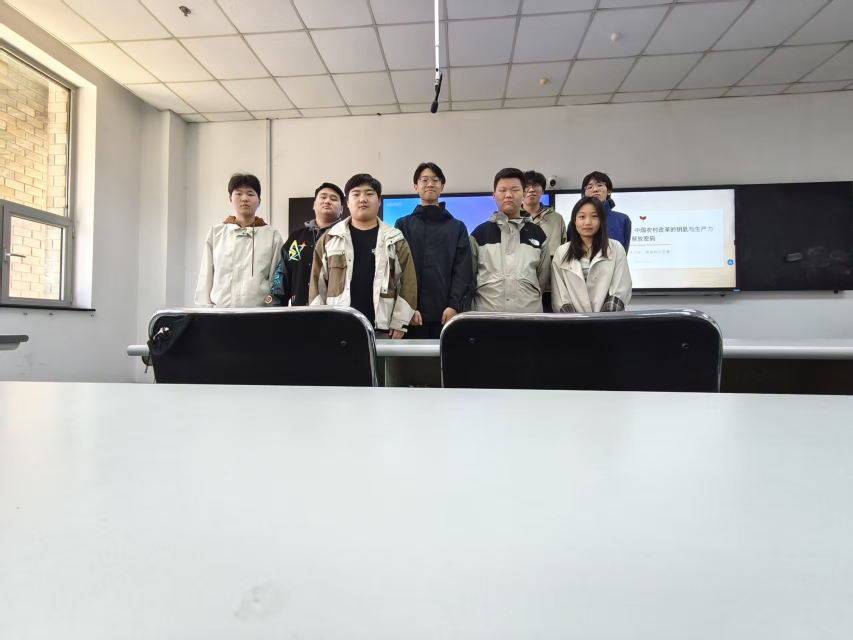
#> input picture images-solution/shots/merge/img2.png, 1706 x 1279 px, found by its file name (shown at 1/2 size)
$ python cutout2.py
#> lines starting #> are read from the running program, lines starting #| are printed output that depends on the picture; after the words box and inside, x2 and y2 are one past the last pixel; in counts of white or black regions, pixels touching at a corner belong together
# -*- coding: utf-8 -*-
"""亮度阈值抠图：白墙背景亮，人物衣服暗"""
import cv2
import numpy as np
from PIL import Image

IMG2 = r"C:\Users\GGC\Desktop\page\images-solution\shots\merge\img2.png"
IMG1 = r"C:\Users\GGC\Desktop\page\images-solution\shots\merge\img1.png"

img2 = cv2.imread(IMG2)
#> img2 is the input picture: shape (1279, 1706, 3); mean B, G, R 170.1, 173.7, 174.1
h2, w2 = img2.shape[:2]
#> h2 = 1279; w2 = 1706
hsv = cv2.cvtColor(img2, cv2.COLOR_BGR2HSV)
#> hsv: shape (1279, 1706, 3); mean H, S, V 67.1, 22.2, 178.8
v = hsv[:, :, 2]

# 人物范围：y 6%-54% (避开下方黑色椅背)
y_lo, y_hi = int(h2*0.06), int(h2*0.54)
#> y_lo = 76; y_hi = 690
fg = np.zeros((h2, w2), np.uint8)
fg[y_lo:y_hi, :] = 255  # 只在此区域找前景

# 亮度阈值：暗 = 前景(人物)，亮 = 背景(白墙/白板)
dark = (v < 140).astype(np.uint8) * 255
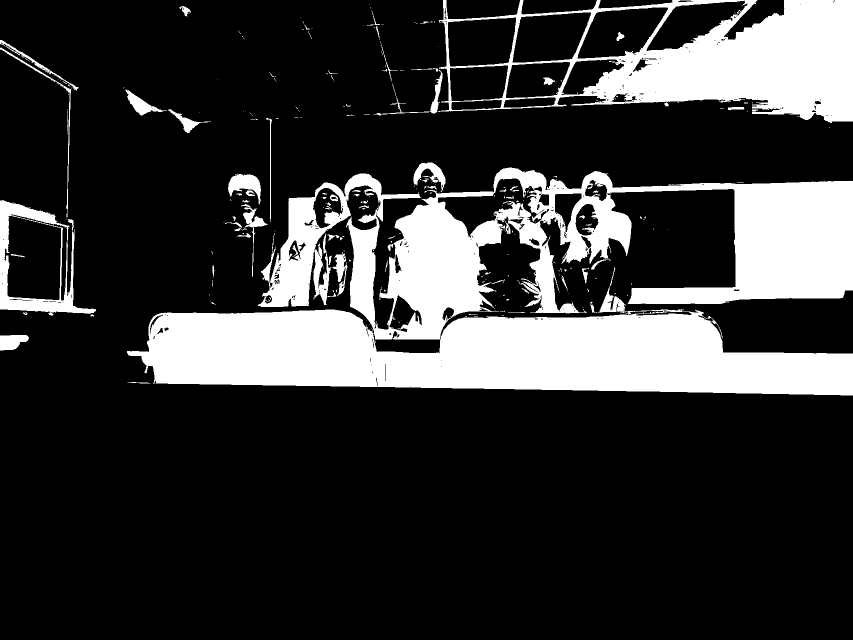
#> dark: shape (1279, 1706) (shown at 1/2 size); 21.3% white; 324 white regions (247 under 20 px), largest, box (x1, y1, x2, y2) and area: (254, 533, 1706, 791) 179933, (516, 335, 1706, 679) 165571, (875, 0, 1706, 246) 90739
mask = cv2.bitwise_and(fg, dark)
#> mask: shape (1279, 1706); 14.9% white; 295 white regions (224 under 20 px), largest, box (x1, y1, x2, y2) and area: (516, 335, 1706, 679) 165571, (875, 76, 1706, 246) 69605, (880, 533, 1445, 690) 32955
#> fg: shape (1279, 1706); 48% white; 1 white region, box (x1, y1, x2, y2) and area: (0, 76, 1706, 690) 1047484

# 形态学清理
kernel = cv2.getStructuringElement(cv2.MORPH_ELLIPSE, (3, 3))
mask = cv2.morphologyEx(mask, cv2.MORPH_CLOSE, kernel, iterations=3)
#> mask: shape (1279, 1706); 15.4% white; 103 white regions (68 under 20 px), largest, box (x1, y1, x2, y2) and area: (294, 325, 1706, 690) 239528, (747, 76, 1706, 246) 72622, (0, 80, 192, 633) 14551
mask = cv2.morphologyEx(mask, cv2.MORPH_OPEN, kernel, iterations=1)
#> mask: shape (1279, 1706); 15.3% white; 87 white regions (37 under 20 px), largest, box (x1, y1, x2, y2) and area: (294, 325, 1706, 690) 237312, (868, 76, 1706, 246) 70648, (0, 400, 192, 633) 11730

# 只保留最大连通域（8人连成一片）
n, labels, stats, centroids = cv2.connectedComponentsWithStats(mask, 8)
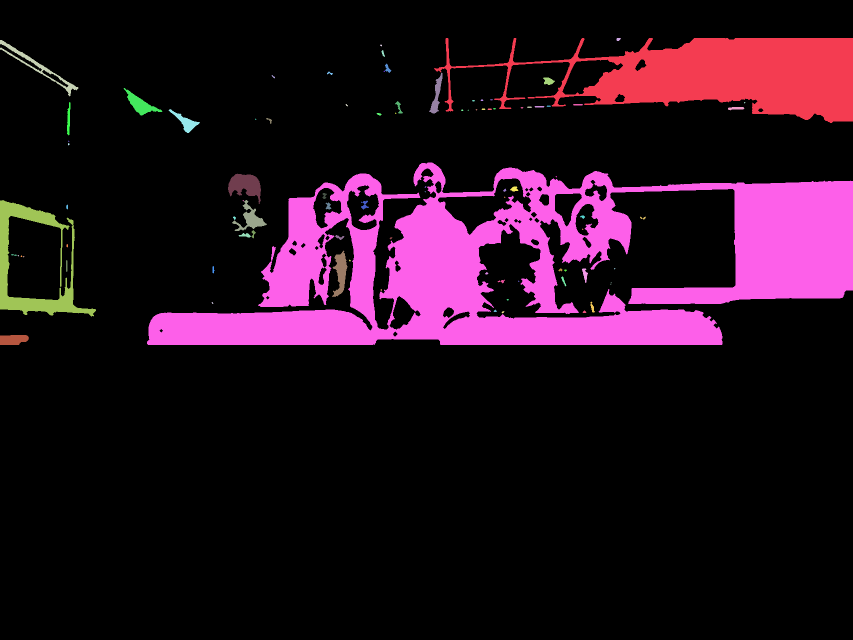
#> labels: shape (1279, 1706) int32 (shown at 1/2 size); 88 distinct labels, from 0 to 87; one colour per label, 0 black
#> n = 88; stats = 88 rows, first 6: [0, 0, 1706, 1279, 1848023], [868, 76, 838, 170, 70648], [1233, 76, 9, 6, 41], [0, 80, 157, 113, 1875], [760, 89, 4, 4, 10], [763, 100, 7, 14, 47]; centroids = 88 pairs, first value 25.91 to 1489, second value 78.2 to 679
if n <= 1:
    print("no fg")
    raise SystemExit(1)
big = 1 + np.argmax(stats[1:, cv2.CC_STAT_AREA])
#> big = 39
mask = np.where(labels == big, 255, 0).astype(np.uint8)
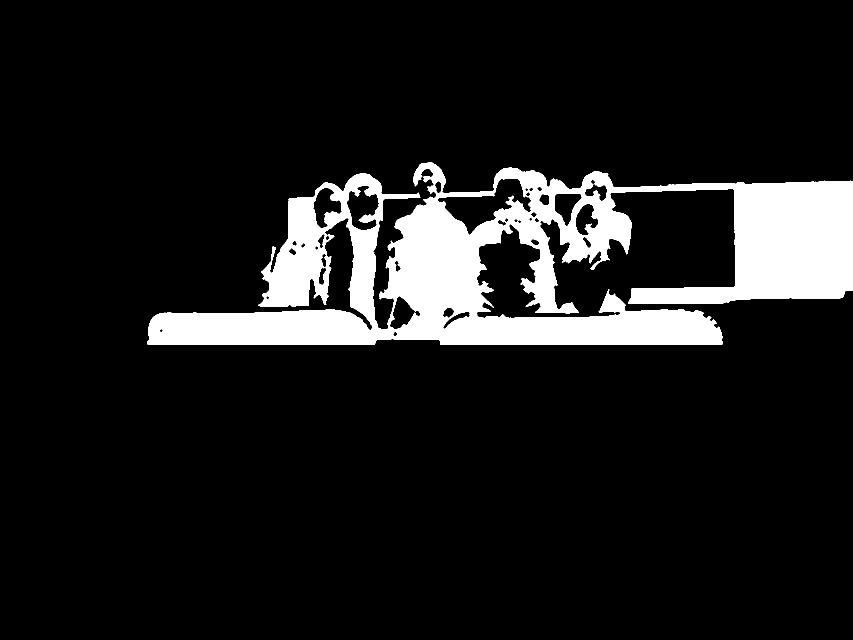
#> mask: shape (1279, 1706) (shown at 1/2 size); 10.9% white; 1 white region, box (x1, y1, x2, y2) and area: (294, 325, 1706, 690) 237312

# 再清理
mask = cv2.morphologyEx(mask, cv2.MORPH_CLOSE, kernel, iterations=2)
#> mask: shape (1279, 1706); 10.9% white; 1 white region, box (x1, y1, x2, y2) and area: (294, 325, 1706, 690) 237316
mask = cv2.morphologyEx(mask, cv2.MORPH_OPEN, kernel, iterations=1)

ys, xs = np.where(mask > 0)
if len(xs) == 0:
    print("EMPTY")
    raise SystemExit(1)
x0, x1, y0, y1 = xs.min(), xs.max(), ys.min(), ys.max()
#> x0 = 294; x1 = 1705; y0 = 325; y1 = 689
print("person bbox:", x0, y0, x1, y1, "size:", x1-x0, y1-y0)
#| person bbox: 294 325 1705 689 size: 1411 364

# 生成 RGBA 人物图（先收紧左右空白）
pad = int((x1 - x0) * 0.02)
#> pad = 28
x0t, x1t = x0 + pad, x1 - pad
#> x0t = 322; x1t = 1677
person = img2[y0:y1+1, x0t:x1t+1]
alpha = mask[y0:y1+1, x0t:x1t+1].copy()
#> alpha: shape (365, 1356); 46.4% white; 1 white region, box (x1, y1, x2, y2) and area: (0, 0, 1356, 365) 229621
# 边缘羽化
alpha = cv2.GaussianBlur(alpha, (5, 5), 0)
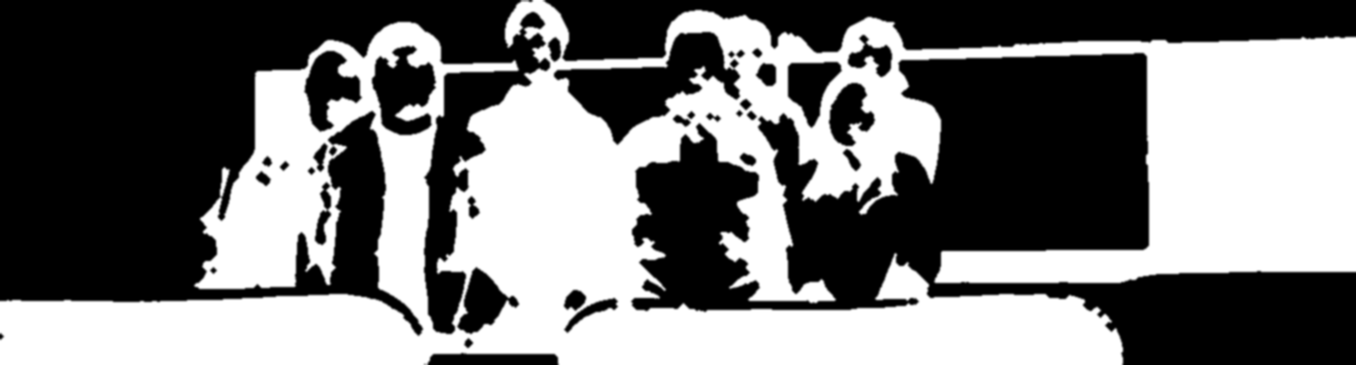
#> alpha: shape (365, 1356); min 0, max 255, mean 118.3
bgra = cv2.cvtColor(person, cv2.COLOR_BGR2BGRA)
bgra[:, :, 3] = alpha
person_pil = Image.fromarray(cv2.cvtColor(bgra, cv2.COLOR_BGRA2RGBA))
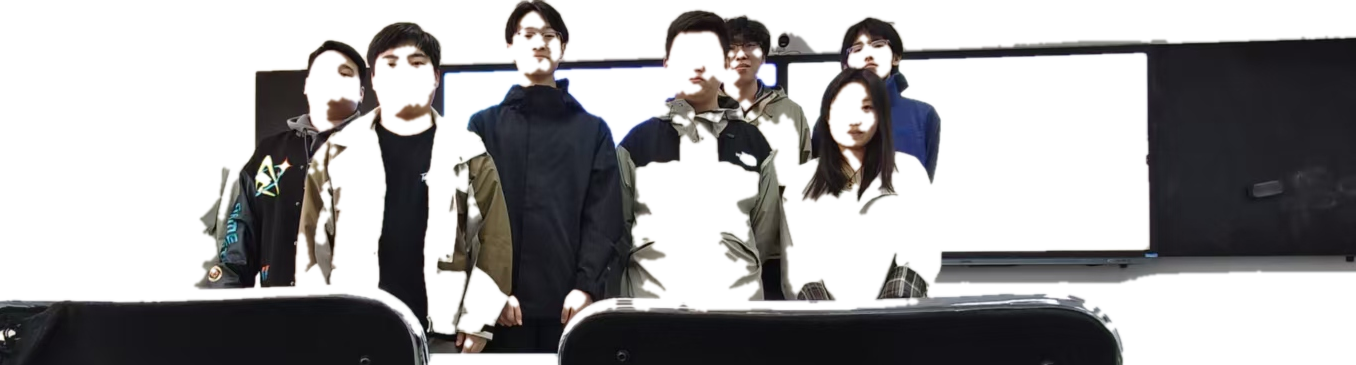
#> person_pil: PIL image 1356x365 RGBA; mean R, G, B, A 125.3, 123.1, 122.1, 118.3; transparent parts drawn white
person_pil.save(r"C:\Users\GGC\Desktop\page\images-solution\shots\merge\person_cut.png")
print("person saved:", person_pil.size)
#| person saved: (1356, 365)

# ---------- 贴到第一张 ----------
img1 = Image.open(IMG1).convert("RGBA")
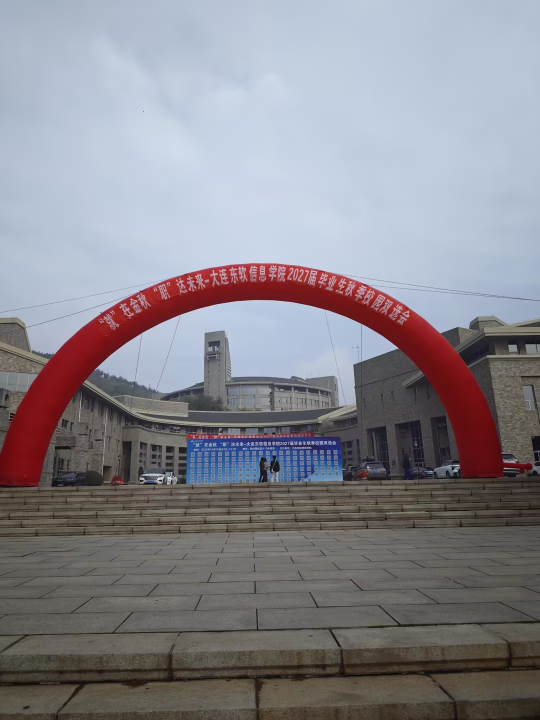
#> input picture images-solution/shots/merge/img1.png, 1080 x 1440 px, found by its file name (shown at 1/2 size)
w1, h1 = img1.size
#> w1 = 1080; h1 = 1440

# 人物放大到占图宽 100%（全宽横排合影），高度随之
target_w = w1
#> target_w = 1080
ratio = target_w / person_pil.width
#> ratio = 0.796
target_h = int(person_pil.height * ratio)
#> target_h = 290
person_resized = person_pil.resize((target_w, target_h), Image.LANCZOS)
print("resized:", person_resized.size)
#| resized: (1080, 290)

# 位置：横向居中，人物顶部在拱门下方约 52% 高度
pos_x = 0
pos_y = int(h1 * 0.52)
#> pos_y = 748
print("paste:", pos_x, pos_y)
#| paste: 0 748

canvas = img1.copy()
canvas.alpha_composite(person_resized, (pos_x, pos_y))
# 在人物脚下加一个椭圆柔和阴影，增强落地感
from PIL import ImageDraw, ImageFilter
shadow = Image.new("RGBA", (w1, h1), (0, 0, 0, 0))
#> shadow: PIL image 1080x1440 RGBA; every value is 0
sd = ImageDraw.Draw(shadow)
sh_h = max(14, target_h // 12)
#> sh_h = 24
sd.ellipse((pos_x + target_w*0.06, pos_y + target_h - 4, pos_x + target_w*0.94, pos_y + target_h + sh_h), fill=(0, 0, 0, 80))
shadow = shadow.filter(ImageFilter.GaussianBlur(8))
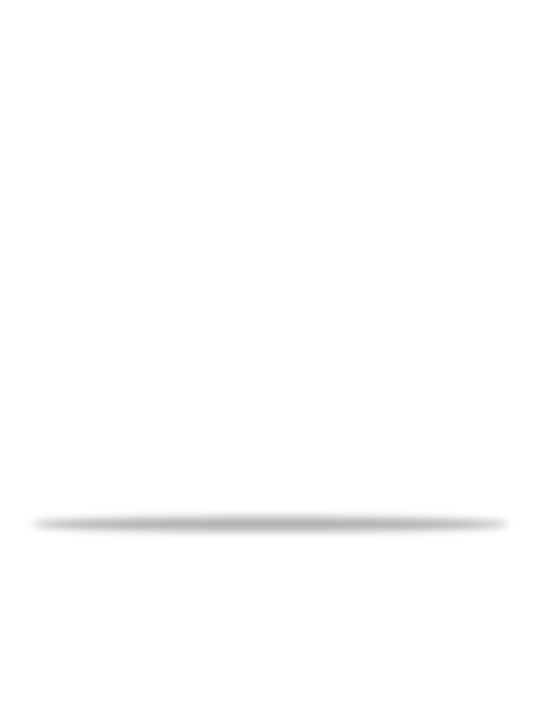
#> shadow: PIL image 1080x1440 RGBA (shown at 1/2 size); mean R, G, B, A 0, 0, 0, 1.1; transparent parts drawn white
canvas.alpha_composite(shadow, (0, 0))
canvas.convert("RGB").save(r"C:\Users\GGC\Desktop\page\images-solution\shots\merge\merged_v3.png")
print("merged v3 saved")
